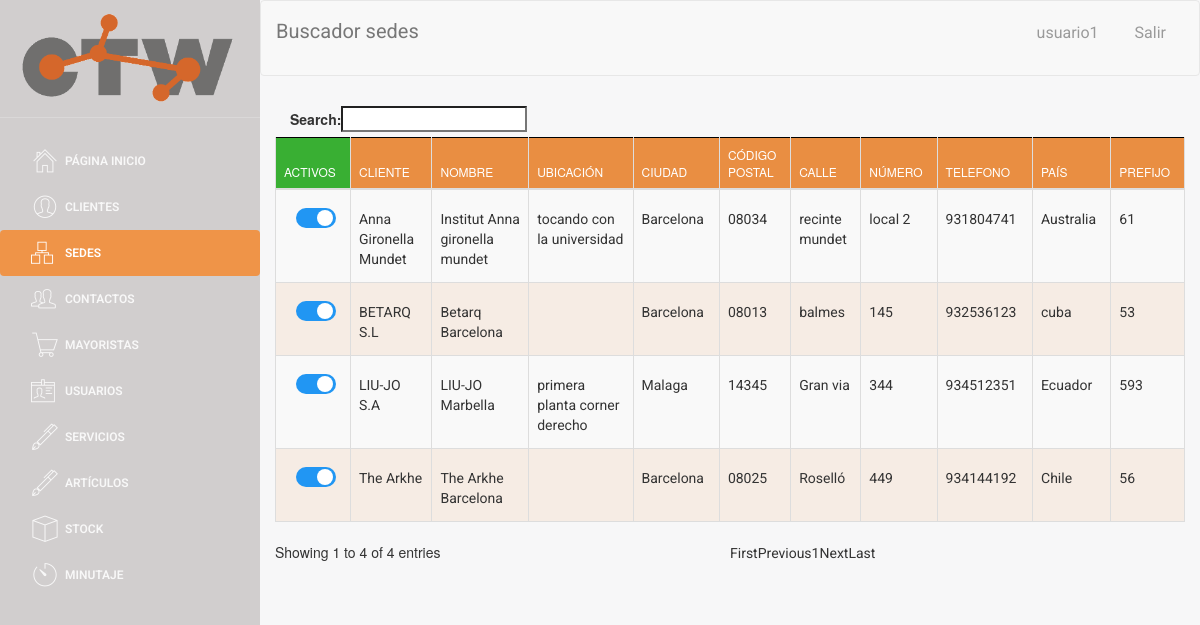
/buscador/buscador_sedes.php (signed in), run on the app's committed database.
### tables this page shows
CREATE TABLE `SEDE` (
  `ID_SEDE` int(5) NOT NULL,
  `NIF_cliente` varchar(9) DEFAULT NULL,
  `nombre` varchar(40) DEFAULT NULL,
  `ubicacion` varchar(50) DEFAULT NULL,
  `ciudad` varchar(25) NOT NULL,
  `codigo_postal` varchar(10) NOT NULL,
  `calle` varchar(30) NOT NULL,
  `numero` varchar(8) NOT NULL,
  `telefono` int(9) NOT NULL,
  `pais` varchar(30) DEFAULT NULL,
  `prefijo` int(5) DEFAULT NULL,
  `activo` tinyint(1) NOT NULL DEFAULT '1'
);

CREATE TABLE `CLIENTE` (
  `NIF_EMPRESA` varchar(9) NOT NULL,
  `nombre_comercial` varchar(35) NOT NULL,
  `nombre_completo` varchar(60) NOT NULL,
  `telefono` int(9) NOT NULL,
  `email` varchar(30) NOT NULL,
  `ciudad_facturacion` varchar(25) NOT NULL,
  `codigo_postal_facturacion` varchar(10) NOT NULL,
  `calle_facturacion` varchar(30) NOT NULL,
  `numero_facturacion` varchar(30) NOT NULL,
  `ciudad_envio` varchar(25) NOT NULL,
  `codigo_postal_envio` varchar(10) NOT NULL,
  `calle_envio` varchar(30) NOT NULL,
  `numero_envio` varchar(30) NOT NULL,
  `IBAN` varchar(34) NOT NULL,
  `SEPA` varchar(2) NOT NULL,
  `pais` varchar(30) DEFAULT NULL,
  `prefijo` int(5) DEFAULT NULL,
  `activo` tinyint(1) NOT NULL
);

### web/assets/php/selects.php (called while the page is built, shortened)
<?php
function select_all_sede_activo()
{
    $conn = connect();
    $sql = "SELECT *,s.activo as s_activo, s.telefono as s_telefono
    FROM SEDE S, CLIENTE C
    WHERE S.NIF_cliente = C.NIF_EMPRESA";
    $data = $conn->query($sql);
    return $data;
}
function select_nombre_cliente($NIF_cliente)
{
    $conn = connect();
    $sql = "SELECT nombre_comercial
    FROM CLIENTE WHERE NIF_EMPRESA = '" . $NIF_cliente . "'";
    $data = $conn->query($sql);
    $row = $data->fetch_assoc();
    $nombre_cliente = $row['nombre_comercial'];
    return $nombre_cliente;
}

### web/buscador/buscador_sedes.php (the view, shortened to what this page needs)
<!doctype html>
<?php
include('../assets/php/selects.php');
include('../assets/php/functions.php');
if ($_SESSION["login_done"] == true){
?>
<html lang="en">
<head>
</head>
<body>
<div class="wrapper">
    <div class="sidebar">
        <div class="sidebar-wrapper">
        </div>
    </div>
    <div class="main-panel">
        <nav class="navbar navbar-default navbar-fixed">
            <div class="container-fluid">
                <div class="navbar-header">
                <a class="navbar-brand">Buscador sedes</a>
            </div>
            <div class="collapse navbar-collapse">
            </div>
        </div>
        </nav>
        <div class="content">
            <div class="container-fluid">
                <div class="row">
                    <div>
                        <div>
                            <table id="buscador_sede" class="table table-striped table-bordered">
                                <thead>
                                <tr>
                                    <th style="background-color: #39AF33; width: 3px;">Activos</th>
                                    <th>Cliente</th>
                                    <th>Nombre</th>
                                    <th>Ubicación</th>
                                    <th>Ciudad</th>
                                    <th>Código postal</th>
                                    <th>Calle</th>
                                    <th>Número</th>
                                    <th>Telefono</th>
                                    <th>País</th>
                                    <th>Prefijo</th>
                                </tr>
                                </thead>
                                <tbody>
                                <?php
                                $data = select_all_sede_activo();
                                if ($data->num_rows > 0) {
                                    while ($row = $data->fetch_assoc()) {
                                        $pk = $row['ID_SEDE'];
                                        ?>
                                        <tr>
                                            <?php checkbox_sede($row['s_activo'], $row['ID_SEDE']) ?>
                                            <td><label style="margin-top: 11px;">
                                                    <a data-pk=<?php echo "\"$pk\""; ?>>
                                                        <?php
                                                        $nif_cliente = $row['NIF_cliente'];
                                                        $nombreCliente = select_nombre_cliente($nif_cliente);
                                                        echo $nombreCliente;
                                                        ?>
                                                    </a></label></td>
                                            <td><label style="margin-top: 11px;"><a href="#" class="nombre"
                                                                                    data-pk=<?php echo "\"$pk\""; ?>><?php echo $row['nombre'] ?> </a></label>
                                            </td>
                                            <td><label style="margin-top: 11px;"><a href="#" class="ubicacion"
                                                                                    data-pk=<?php echo "\"$pk\""; ?>><?php echo $row['ubicacion'] ?> </a></label>
                                            </td>
                                            <td><label style="margin-top: 11px;"><a href="#" class="ciudad"
                                                                                    data-pk=<?php echo "\"$pk\""; ?>><?php echo $row['ciudad'] ?> </a></label>
                                            </td>
                                            <td><label style="margin-top: 11px;"><a href="#" class="codigo_postal"
                                                                                    data-pk=<?php echo "\"$pk\""; ?>><?php echo $row['codigo_postal'] ?> </a></label>
                                            </td>
                                            <td><label style="margin-top: 11px;"><a href="#" class="calle"
                                                                                    data-pk=<?php echo "\"$pk\""; ?>><?php echo $row['calle'] ?> </a></label>
                                            </td>
                                            <td><label style="margin-top: 11px;"><a href="#" class="numero"
                                                                                    data-pk=<?php echo "\"$pk\""; ?>><?php echo $row['numero'] ?> </a></label>
                                            </td>
                                            <td><label style="margin-top: 11px;"><a href="#" class="telefono"
                                                                                    data-pk=<?php echo "\"$pk\""; ?>><?php echo $row['s_telefono'] ?> </a></label>
                                            </td>
                                            <td><label style="margin-top: 11px;"><a href="#" class="pais"
                                                                                    data-pk=<?php echo "\"$pk\""; ?>><?php echo $row['pais'] ?> </a></label>
                                            </td>
                                            <td><label style="margin-top: 11px;"><a href="#" class="prefijo"
                                                                                    data-pk=<?php echo "\"$pk\""; ?>><?php echo $row['prefijo'] ?> </a>
                                            </td>
                                        </tr>
                                        <?php
                                    }
                                } else {
                                    echo "0 results";
                                }
                                ?>
                                </tbody>
                            </table>
                        </div>
                    </div>
                </div>
            </div>
        </div>
    </div>
</div>
</body>
</html>
<?php
} else {
    echo "false";
    header("location:../index.php");
}
?>

### web/assets/php/functions.php (shortened to what this page needs)
<html>
    <?php
function checkbox_sede($activo, $ID_SEDE)
{
    if ($activo == 0) {
        echo "<td><label style=\"margin-top: 10px; margin-left:12px;\" class=\"switcha\" ><a class=\"checkbox_activo\">&nbsp;0</a><input  type=\"checkbox\" onchange=\" onchange_sede($ID_SEDE, $activo)\"><div  class=\"slider rounda\"></div></label></td>";
    } else {
        echo "<td><label style=\"margin-top: 10px; margin-left:12px;\" class=\"switcha\"><a  class=\"checkbox_activo\">&nbsp;1</a><input  type=\"checkbox\" checked onchange=\" onchange_sede($ID_SEDE, $activo)\" ><div  class=\"slider rounda\"></div></label></td>";
    }
}
?>
</html>

### web/assets/css/micss.css (style rules this page uses)
.switcha { position: relative; display: inline-block; width: 40px; height: 20px; }
.slider { position: absolute; cursor: pointer; top: 0; left: 0; right: 0; bottom: 0; background-color: #ccc; -webkit-transition: .4s; transition: .4s; }
.slider:before { position: absolute; content: ""; height: 16px; width: 16px; left: 2px; bottom: 2px; background-color: white; -webkit-transition: .4s; transition: .4s; }
input:checked + .slider { background-color: #2196F3; }
input:checked + .slider:before { -webkit-transform: translateX(1px); -ms-transform: translateX(10px); transform: translateX(19px); }
.slider.rounda { border-radius: 34px; }
.slider.rounda:before { border-radius: 50%; }

### web/assets/css/table_editor.css (style rules this page uses)
a, a:hover { color: #000; }

### web/assets/css/table.css (style rules this page uses)
table { border: none; }
table thead, table tfoot { background-color: #e98e42; border: 1px solid black; }
table tr.even { background-color: rgba(233, 142, 66, 0.11); }
table tr.odd, table tr.even { transition: all .2s ease; }
a, a:hover { color: #000; }

### data on the page
sede: NIF_cliente.nombre_comercial "The Arkhe", nombre "The Arkhe Barcelona", ciudad "Barcelona", codigo_postal "08025", calle "Roselló", numero "449", telefono "934144192", NIF_cliente.pais "Chile", NIF_cliente.prefijo "56"
sede: NIF_cliente.nombre_comercial "BETARQ S.L", nombre "Betarq Barcelona", ciudad "Barcelona", codigo_postal "08013", calle "balmes", numero "145", telefono "932536123", NIF_cliente.pais "cuba", NIF_cliente.prefijo "53"
sede: NIF_cliente.nombre_comercial "LIU-JO S.A", nombre "LIU-JO Marbella", ubicacion "primera planta corner derecho", ciudad "Malaga", codigo_postal "14345", calle "Gran via", numero "344", telefono "934512351", NIF_cliente.pais "Ecuador", NIF_cliente.prefijo "593"
sede: NIF_cliente.nombre_comercial "Anna Gironella Mundet", nombre "Institut Anna gironella mundet", ubicacion "tocando con la universidad", ciudad "Barcelona", codigo_postal "08034", calle "recinte mundet", numero "local 2", telefono "931804741", NIF_cliente.pais "Australia", NIF_cliente.prefijo "61"
